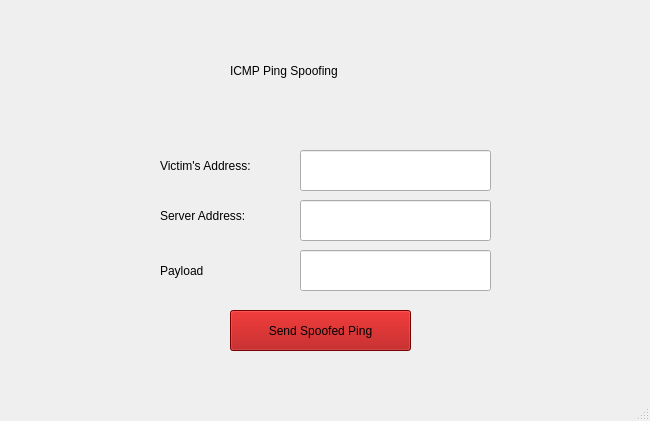
<?xml version="1.0" encoding="UTF-8"?>
<ui version="4.0">
 <class>MainWindow</class>
 <widget class="QMainWindow" name="MainWindow">
  <property name="geometry">
   <rect>
    <x>0</x>
    <y>0</y>
    <width>650</width>
    <height>421</height>
   </rect>
  </property>
  <property name="windowTitle">
   <string>Ping Spoofing</string>
  </property>
  <widget class="QWidget" name="centralwidget">
   <widget class="QPushButton" name="submit">
    <property name="geometry">
     <rect>
      <x>230</x>
      <y>310</y>
      <width>181</width>
      <height>41</height>
     </rect>
    </property>
    <property name="styleSheet">
     <string notr="true">background-color: rgb(170, 0, 0);
font: 75 14pt &quot;Ubuntu&quot;;</string>
    </property>
    <property name="text">
     <string>Send Spoofed Ping</string>
    </property>
   </widget>
   <widget class="QLabel" name="label">
    <property name="geometry">
     <rect>
      <x>160</x>
      <y>140</y>
      <width>131</width>
      <height>51</height>
     </rect>
    </property>
    <property name="styleSheet">
     <string notr="true">font: 75 12pt &quot;Ubuntu&quot;;</string>
    </property>
    <property name="text">
     <string>Victim's Address: </string>
    </property>
   </widget>
   <widget class="QLabel" name="label_2">
    <property name="geometry">
     <rect>
      <x>160</x>
      <y>190</y>
      <width>131</width>
      <height>51</height>
     </rect>
    </property>
    <property name="styleSheet">
     <string notr="true">font: 75 12pt &quot;Ubuntu&quot;;</string>
    </property>
    <property name="text">
     <string>Server Address:</string>
    </property>
   </widget>
   <widget class="QLabel" name="label_3">
    <property name="geometry">
     <rect>
      <x>230</x>
      <y>40</y>
      <width>261</width>
      <height>61</height>
     </rect>
    </property>
    <property name="styleSheet">
     <string notr="true">font: italic 20pt &quot;Ubuntu&quot;;</string>
    </property>
    <property name="text">
     <string>ICMP Ping Spoofing</string>
    </property>
   </widget>
   <widget class="QLineEdit" name="src_ip">
    <property name="geometry">
     <rect>
      <x>300</x>
      <y>150</y>
      <width>191</width>
      <height>41</height>
     </rect>
    </property>
   </widget>
   <widget class="QLineEdit" name="dest_ip">
    <property name="geometry">
     <rect>
      <x>300</x>
      <y>200</y>
      <width>191</width>
      <height>41</height>
     </rect>
    </property>
   </widget>
   <widget class="QLabel" name="label_4">
    <property name="geometry">
     <rect>
      <x>160</x>
      <y>250</y>
      <width>131</width>
      <height>41</height>
     </rect>
    </property>
    <property name="styleSheet">
     <string notr="true">font: 75 12pt &quot;Ubuntu&quot;;</string>
    </property>
    <property name="text">
     <string>Payload</string>
    </property>
   </widget>
   <widget class="QLineEdit" name="payload">
    <property name="geometry">
     <rect>
      <x>300</x>
      <y>250</y>
      <width>191</width>
      <height>41</height>
     </rect>
    </property>
   </widget>
  </widget>
  <widget class="QMenuBar" name="menubar">
   <property name="geometry">
    <rect>
     <x>0</x>
     <y>0</y>
     <width>650</width>
     <height>25</height>
    </rect>
   </property>
  </widget>
  <widget class="QStatusBar" name="statusbar"/>
 </widget>
 <resources/>
 <connections/>
</ui>
